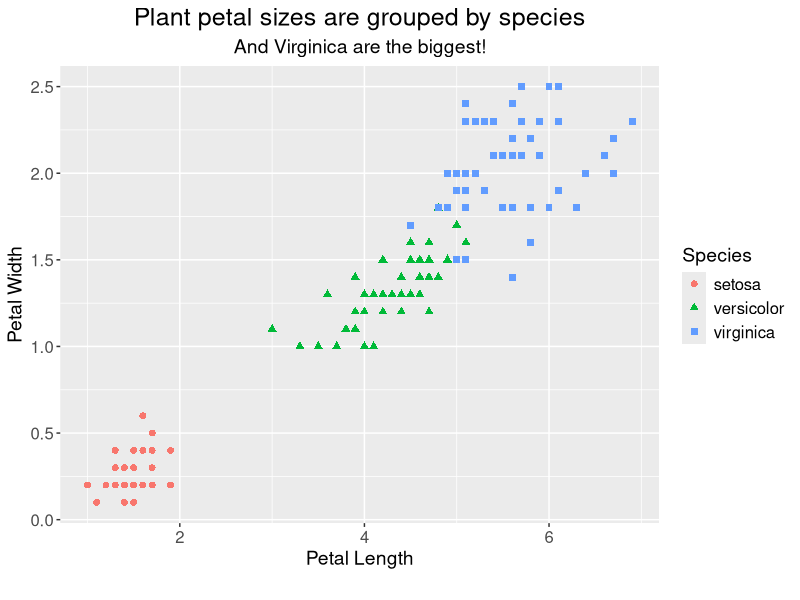
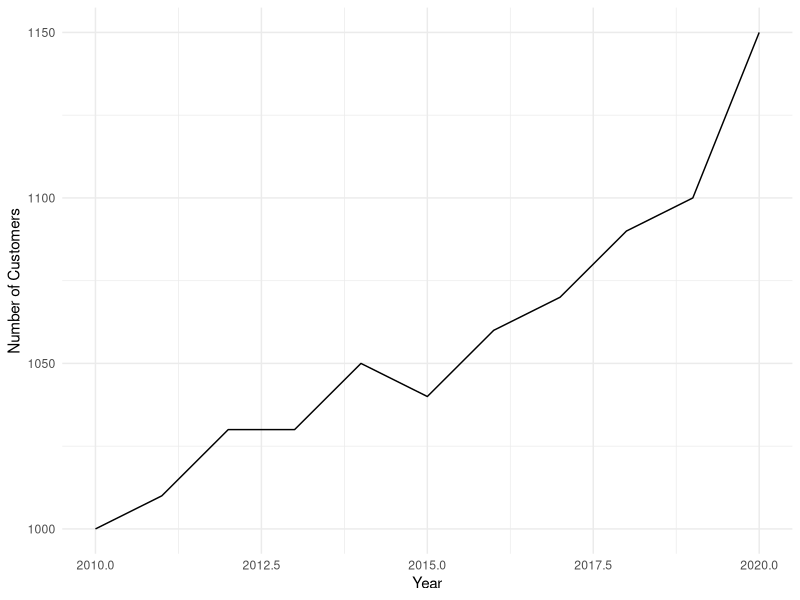
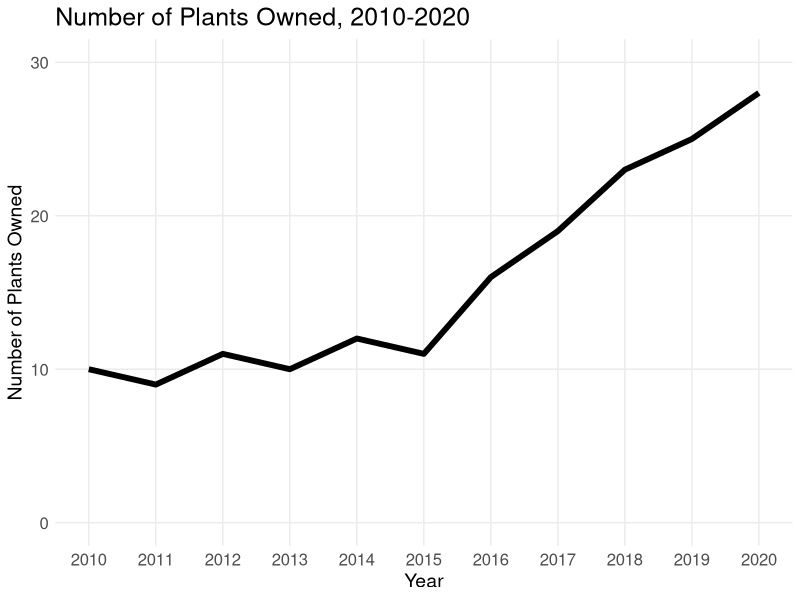
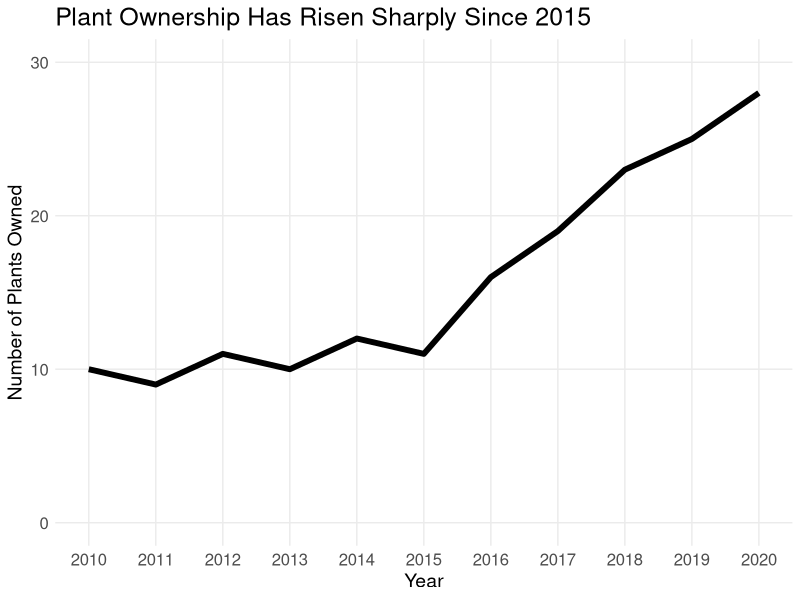
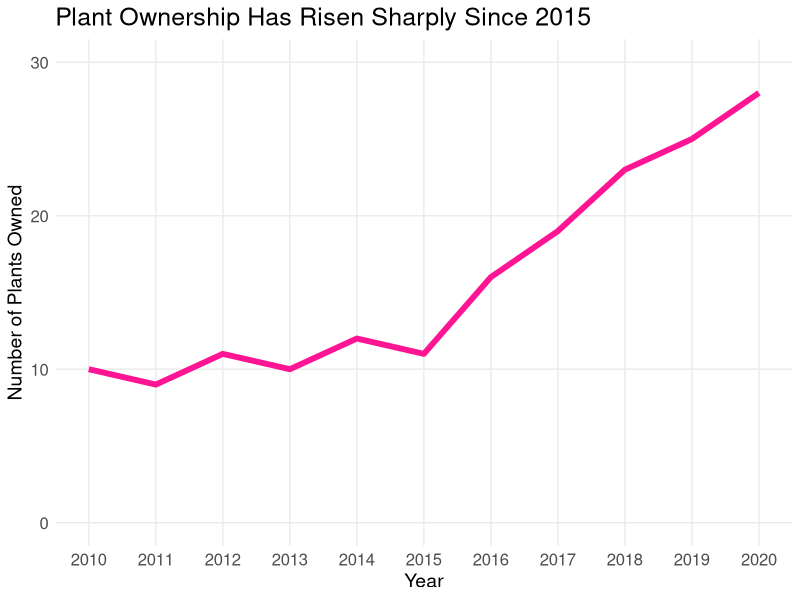
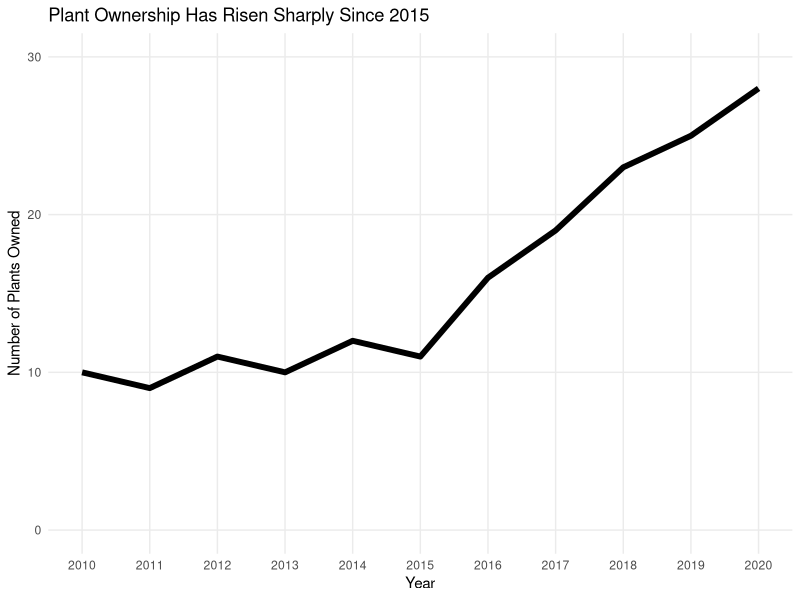
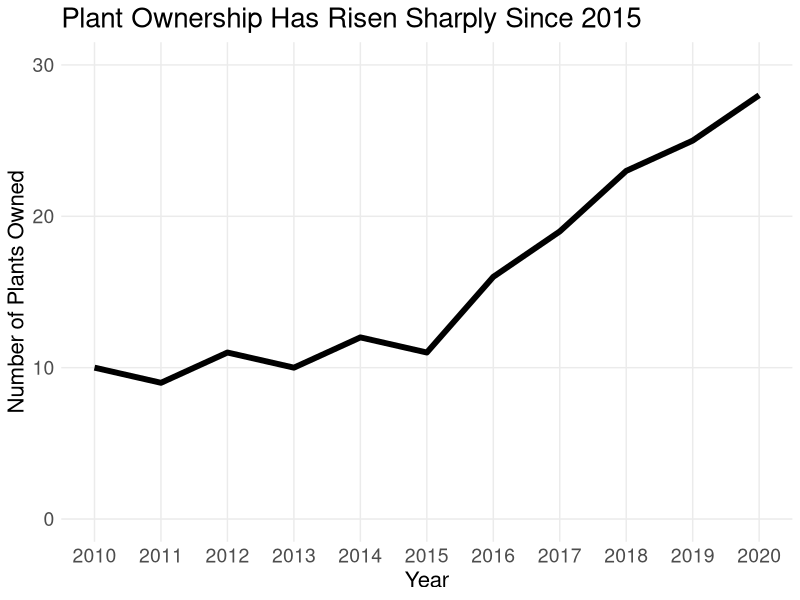
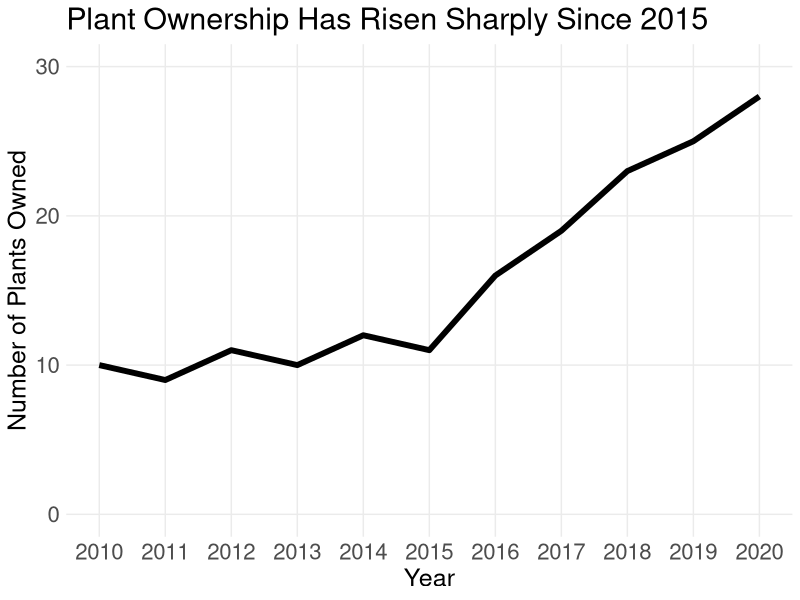

The R script that drew these images, in order:
## ---- chunk 1
library(ggplot2)
library(viridis)

ggplot(data = iris, aes(x = Petal.Length, y = Petal.Width, color = Species)) +
  geom_point(aes(shape = Species), size = 2) +
  labs(x = "Petal Length",
       y = "Petal Width",
       title = "Plant petal sizes are grouped by species",
       subtitle = "And Virginica are the biggest!", 
       caption = "This plot was done by Kira. She loves making plots in R!") +
  theme(axis.text=element_text(size=12), axis.title=element_text(size=14), legend.title = element_text(size=14), legend.text = element_text(size=12), 
          plot.title = element_text(size = 18, hjust = .5),
        plot.subtitle = element_text(size = 14, hjust = .5),
        plot.caption = element_text(size = 10, hjust = -2))

#ggsave("BasePlot_Plants.png", width = 12, height = 6, type = "cairo")

## ---- chunk 2
f1 <- data.frame(year = seq(2010, 2020, by=1), idk = c(1000,1010,1030,1030,1050,1040,1060,1070,1090,1100,1150))

ggplot(f1, aes(x = year, y = idk)) +
  geom_line() +
  xlab("Year") +
  ylab("Number of Customers") +
  theme_minimal()

#ggsave("OkPlot_CustGrowth.png", width = 12, height = 6, type = "cairo")

## ---- chunk 3
library(ggplot2)
library(Cairo)
yrs <- seq(2017, 2020)
f2 <- data.frame(x = seq(2010,2020), y = c(10,9,11,10,12,11,16,19,23,25,28))

ggplot(f2, aes(x = x, y = y)) +
  geom_line(size = 2) +
  theme_minimal() +
  ylim(c(0,30)) +
  scale_x_continuous(breaks = seq(2010, 2020)) +
  labs(x = "Year", y = "Number of Plants Owned",
        title = "Number of Plants Owned, 2010-2020") +
  theme(axis.text=element_text(size=12), axis.title=element_text(size=14), 
        plot.title = element_text(size = 18), panel.grid.minor = element_blank())

#ggsave("Title_boring.png", width = 12, height = 6)

ggplot(f2, aes(x = x, y = y)) +
  geom_line(size = 2) +
  theme_minimal() +
  ylim(c(0,30)) +
  scale_x_continuous(breaks = seq(2010, 2020)) +
  labs(x = "Year", y = "Number of Plants Owned",
        title = "Plant Ownership Has Risen Sharply Since 2015") +
  theme(axis.text=element_text(size=12), axis.title=element_text(size=14), 
        plot.title = element_text(size = 18), panel.grid.minor = element_blank())

#ggsave("Title_better.png", width = 12, height = 6)

ggplot(f2, aes(x = x, y = y)) +
  geom_line(size = 2, color = "deeppink") +
  theme_minimal() +
  ylim(c(0,30)) +
  scale_x_continuous(breaks = seq(2010, 2020)) +
  labs(x = "Year", y = "Number of Plants Owned",
        title = "Plant Ownership Has Risen Sharply Since 2015") +
  theme(axis.text=element_text(size=12), axis.title=element_text(size=14), 
        plot.title = element_text(size = 18), panel.grid.minor = element_blank())

#ggsave("Title_better_pink.png", width = 12, height = 6)

## ---- chunk 4
yrs <- seq(2017, 2020)
f2 <- data.frame(x = seq(2010,2020), y = c(10,9,11,10,12,11,16,19,23,25,28))

ggplot(f2, aes(x = x, y = y)) +
  geom_line(size = 2) +
  theme_minimal() +
  ylim(c(0,30)) +
  scale_x_continuous(breaks = seq(2010, 2020)) +
  labs(x = "Year", y = "Number of Plants Owned",
        title = "Plant Ownership Has Risen Sharply Since 2015") +
  theme(panel.grid.minor = element_blank())

#ggsave("SmallText.png", width = 12, height = 6)

ggplot(f2, aes(x = x, y = y)) +
  geom_line(size = 2) +
  theme_minimal() +
  ylim(c(0,30)) +
  scale_x_continuous(breaks = seq(2010, 2020)) +
  labs(x = "Year", y = "Number of Plants Owned",
        title = "Plant Ownership Has Risen Sharply Since 2015") +
  theme(axis.text=element_text(size=14), axis.title=element_text(size=16), 
        plot.title = element_text(size = 20), panel.grid.minor = element_blank())

#ggsave("BiggerText.png", width = 12, height = 6)

ggplot(f2, aes(x = x, y = y)) +
  geom_line(size = 2) +
  theme_minimal() +
  ylim(c(0,30)) +
  scale_x_continuous(breaks = seq(2010, 2020)) +
  labs(x = "Year", y = "Number of Plants Owned",
        title = "Plant Ownership Has Risen Sharply Since 2015") +
  theme(axis.text=element_text(size=16), axis.title=element_text(size=18), 
        plot.title = element_text(size = 22), panel.grid.minor = element_blank())

#ggsave("BiggestText.png", width = 12, height = 6)

## ---- chunk 5
yrs <- seq(2017, 2020)
f2 <- data.frame(group = c(1,1,1,1,2,2,2,2,3,3,3,3,4,4,4,4), idk = c(200,205,209,215,
                                                                    199,204,203,210,
                                                                    203,210,211,213,
                                                                    200,215,219,227), year = c(yrs, yrs, yrs, yrs))

ggplot(f2, aes(x = year, y = idk, group = group, color = as.factor(group))) +
  geom_line(size = 2) +
  theme_minimal() +
  labs(x = "Year", y = "Sales", color = "Group") +
  theme(axis.text=element_text(size=14), axis.title=element_text(size=16), 
        legend.title = element_text(size=18), legend.text = element_text(size=14))

#ggsave("BoringLegend.png", width = 12, height = 6)
## ---- chunk 6
library(ggplot2)
library(tidyverse)
budgetYears <- seq(100, 1000, by = 100)
femaleSales <- c(500,600,750,800,900,950,1000,1050,1100,1100)
maleSales <- c(50,100,250,400,500,750,900,1000, 1200,1500)

f3 <- data.frame(budget = c(budgetYears, budgetYears), 
                 gender = c(rep("Female", 10), rep("Male", 10)),
                 sales = c(femaleSales, maleSales))

ggplot(f3, aes(x = budget, y = sales, group = gender, color = gender)) +
  geom_line(size = 2) +
  scale_color_manual(values = c("deeppink", "blue")) +
  labs(x = "Budget (Thousands)", y = "Sales (Thousands)", color = "Group") +
  theme_minimal() +
  theme(axis.text=element_text(size=16), axis.title=element_text(size=18),
        legend.position = "none", panel.grid.minor = element_blank())

#ggsave("DrawingFromTabular1.png", width = 12, height = 6)

f4 <- f3[,1:3] %>% pivot_wider(names_from = gender, values_from = sales)
names(f4) <- c("Budget", "Sales_Female", "Sales_Male")

ggplot(f4, aes(x = Budget)) +
  geom_line(aes(y = Sales_Female), size = 2, color = "deeppink") +
  geom_line(aes(y = Sales_Male), size = 2, color = "blue") +
  geom_ribbon(data=subset(f4, Budget <= 870), 
              aes(ymin = Sales_Male + 8, ymax = Sales_Female), fill = "deeppink",
              alpha = .5) +
  geom_ribbon(data=subset(f4, Budget >= 900), 
              aes(ymin = Sales_Female + 8, ymax = Sales_Male), fill = "blue",
              alpha = .5) +
  labs(x = "Budget (Thousands)", y = "Sales (Thousands)") +
  ylim(c(0,1500)) +
  theme_minimal() +
  theme(axis.text=element_text(size=16), axis.title=element_text(size=18), 
        legend.position = "none", panel.grid.minor = element_blank())

#ggsave("DrawingFromTabular2.png", width = 12, height = 6)

f3$Profit <- f3$sales - f3$budget
ggplot(f3, aes(x = budget, y = Profit, group = gender, color = gender)) +
  geom_line(size = 2) +
  scale_color_manual(values = c("deeppink", "blue")) +
  labs(x = "Budget (Thousands)", y = "Profit (Thousands)", color = "Group") +
  xlim(c(0,1000)) +
  ylim(c(-250,500)) +
  theme_minimal() +
  theme(axis.text=element_text(size=16), axis.title=element_text(size=18), 
        legend.position = "none") +
  geom_hline(yintercept = 0, color = "black")

#ggsave("DrawingFromTabular3.png", width = 12, height = 6)
